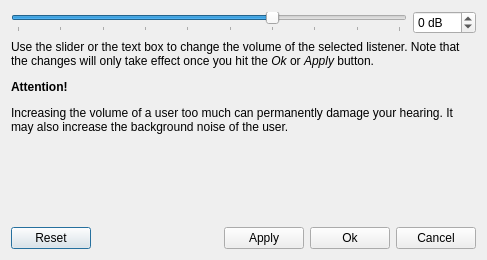
<?xml version="1.0" encoding="UTF-8"?>
<ui version="4.0">
 <class>ListenerVolumeDialog</class>
 <widget class="QDialog" name="ListenerVolumeDialog">
  <property name="geometry">
   <rect>
    <x>0</x>
    <y>0</y>
    <width>487</width>
    <height>260</height>
   </rect>
  </property>
  <property name="minimumSize">
   <size>
    <width>250</width>
    <height>250</height>
   </size>
  </property>
  <property name="maximumSize">
   <size>
    <width>16777215</width>
    <height>16777215</height>
   </size>
  </property>
  <layout class="QVBoxLayout" name="verticalLayout">
   <item>
    <layout class="QHBoxLayout" name="horizontalLayout_2">
     <item>
      <widget class="QSlider" name="volumeSlider">
       <property name="toolTip">
        <string>Local volume for other users</string>
       </property>
       <property name="whatsThis">
        <string>&lt;b&gt;Adjust the volume of other users locally&lt;/b&gt;&lt;br /&gt;Mumble supports adjusting the volume of other users locally.</string>
       </property>
       <property name="styleSheet">
        <string notr="true"/>
       </property>
       <property name="minimum">
        <number>-60</number>
       </property>
       <property name="maximum">
        <number>30</number>
       </property>
       <property name="value">
        <number>0</number>
       </property>
       <property name="orientation">
        <enum>Qt::Horizontal</enum>
       </property>
       <property name="tickPosition">
        <enum>QSlider::TicksBelow</enum>
       </property>
       <property name="tickInterval">
        <number>10</number>
       </property>
      </widget>
     </item>
     <item>
      <widget class="QSpinBox" name="volumeBox">
       <property name="toolTip">
        <string>Local volume for other users</string>
       </property>
       <property name="whatsThis">
        <string>&lt;b&gt;Adjust the volume of other users locally&lt;/b&gt;&lt;br /&gt;Mumble supports adjusting the volume of other users locally.</string>
       </property>
       <property name="suffix">
        <string> dB</string>
       </property>
       <property name="minimum">
        <number>-60</number>
       </property>
       <property name="maximum">
        <number>30</number>
       </property>
      </widget>
     </item>
    </layout>
   </item>
   <item>
    <widget class="QLabel" name="qlUserLocalVolume">
     <property name="text">
      <string>&lt;html&gt;&lt;head/&gt;&lt;body&gt;&lt;p&gt;Use the slider or the text box to change the volume of the selected listener. Note that the changes will only take effect once you hit the &lt;span style=&quot; font-style:italic;&quot;&gt;Ok&lt;/span&gt; or &lt;span style=&quot; font-style:italic;&quot;&gt;Apply&lt;/span&gt; button.&lt;/p&gt;&lt;p&gt;&lt;span style=&quot; font-weight:600;&quot;&gt;Attention!&lt;/span&gt;&lt;/p&gt;&lt;p&gt;Increasing the volume of a user too much can permanently damage your hearing. It may also increase the background noise of the user.&lt;/p&gt;&lt;/body&gt;&lt;/html&gt;</string>
     </property>
     <property name="alignment">
      <set>Qt::AlignLeading|Qt::AlignLeft|Qt::AlignVCenter</set>
     </property>
     <property name="wordWrap">
      <bool>true</bool>
     </property>
    </widget>
   </item>
   <item>
    <spacer name="verticalSpacer">
     <property name="orientation">
      <enum>Qt::Vertical</enum>
     </property>
     <property name="sizeHint" stdset="0">
      <size>
       <width>20</width>
       <height>40</height>
      </size>
     </property>
    </spacer>
   </item>
   <item>
    <layout class="QHBoxLayout" name="horizontalLayout">
     <item>
      <widget class="QPushButton" name="resetBtn">
       <property name="text">
        <string>Reset</string>
       </property>
      </widget>
     </item>
     <item>
      <spacer name="horizontalSpacer">
       <property name="orientation">
        <enum>Qt::Horizontal</enum>
       </property>
       <property name="sizeHint" stdset="0">
        <size>
         <width>40</width>
         <height>20</height>
        </size>
       </property>
      </spacer>
     </item>
     <item>
      <widget class="QPushButton" name="applyBtn">
       <property name="text">
        <string>Apply</string>
       </property>
      </widget>
     </item>
     <item>
      <widget class="QPushButton" name="okBtn">
       <property name="text">
        <string>Ok</string>
       </property>
      </widget>
     </item>
     <item>
      <widget class="QPushButton" name="cancelBtn">
       <property name="text">
        <string>Cancel</string>
       </property>
      </widget>
     </item>
    </layout>
   </item>
  </layout>
 </widget>
 <resources/>
 <connections/>
</ui>
